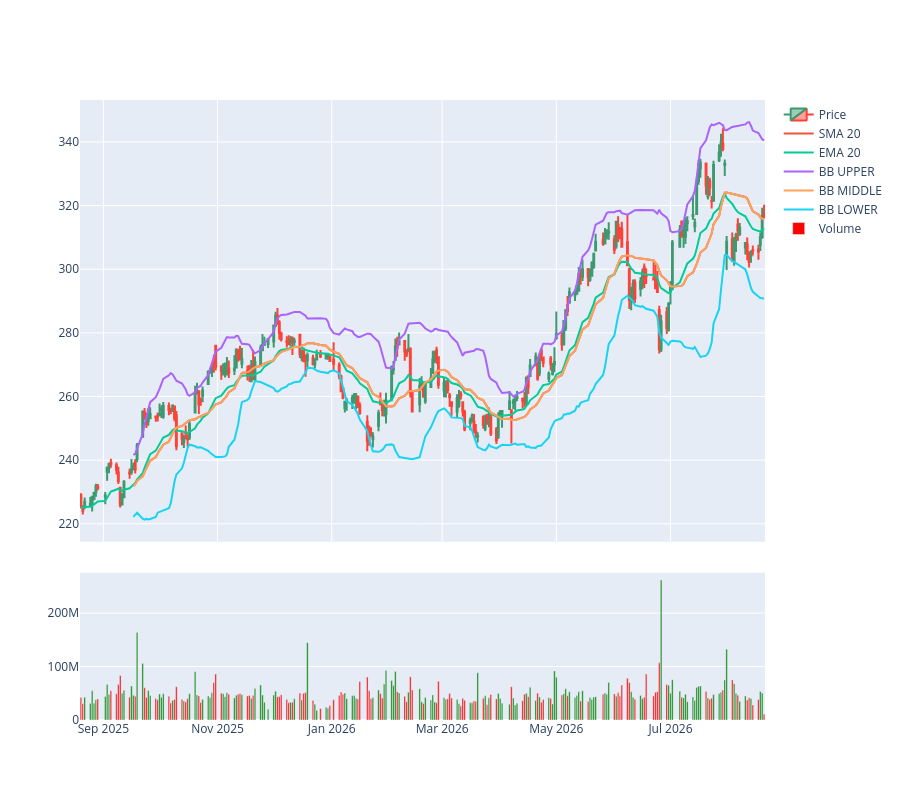

Notebook cell for this chart:
### Code cell
fig=make_subplots(rows=2,cols=1,shared_xaxes=True,vertical_spacing=0.05,row_heights=[0.75,0.25])
#candlestick
fig.add_trace(go.Candlestick(x=df.index,open=df["Open"],high=df["High"],low=df["Low"],close=df["Close"],name="Price"),row=1,col=1)
#sma
ma=calculations.calculate_moving_averages(df)
bb=calculations.calculate_bollinger_bands(df)
fig.add_trace(go.Scatter(x=ma.index,y=ma["SMA_20"],name="SMA 20",mode="lines"),row=1,col=1)
#ema
fig.add_trace(go.Scatter(x=ma.index,y=ma["EMA_20"],name="EMA 20",mode="lines"),row=1,col=1)
#bollinger bands
fig.add_trace(go.Scatter(x=bb.index,y=bb["UPPER_BAND"],name="BB UPPER",mode="lines"),row=1,col=1)
fig.add_trace(go.Scatter(x=bb.index,y=bb["MIDDLE_BAND"],name="BB MIDDLE",mode="lines"),row=1,col=1)
fig.add_trace(go.Scatter(x=bb.index,y=bb["LOWER_BAND"],name="BB LOWER",mode="lines"),row=1,col=1)

#volume
volume_colors=[]
for i in range(len(df)):
    if df["Close"].iloc[i]>df["Open"].iloc[i]:
        volume_colors.append("green")
    else:
        volume_colors.append("red")
fig.add_trace(go.Bar(x=df.index,y=df["Volume"],name="Volume",marker_color=volume_colors),row=2,col=1)
fig.update_layout(
    height=800,
    xaxis_rangeslider_visible=False,
    # plot_bgcolor="black"
)

### Figure 1 — Plotly figure (JSON) as saved in the notebook; plotly's stock layout.template omitted (floating-point values rounded to 4 significant figures; data arrays with more than 128 entries replaced by an {"elided": "..."} marker saying what was removed)
{"data": [{"close": {"elided": "252 float values"}, "high": {"elided": "252 float values"}, "low": {"elided": "252 float values"}, "name": "Price", "open": {"elided": "252 float values"}, "type": "candlestick", "x": {"elided": "252 str values"}, "xaxis": "x", "yaxis": "y"}, {"mode": "lines", "name": "SMA 20", "type": "scatter", "x": {"elided": "252 str values"}, "xaxis": "x", "y": {"elided": "252 float values"}, "yaxis": "y"}, {"mode": "lines", "name": "EMA 20", "type": "scatter", "x": {"elided": "252 str values"}, "xaxis": "x", "y": {"elided": "252 float values"}, "yaxis": "y"}, {"mode": "lines", "name": "BB UPPER", "type": "scatter", "x": {"elided": "252 str values"}, "xaxis": "x", "y": {"elided": "252 float values"}, "yaxis": "y"}, {"mode": "lines", "name": "BB MIDDLE", "type": "scatter", "x": {"elided": "252 str values"}, "xaxis": "x", "y": {"elided": "252 float values"}, "yaxis": "y"}, {"mode": "lines", "name": "BB LOWER", "type": "scatter", "x": {"elided": "252 str values"}, "xaxis": "x", "y": {"elided": "252 float values"}, "yaxis": "y"}, {"marker": {"color": {"elided": "252 str values"}}, "name": "Volume", "type": "bar", "x": {"elided": "252 str values"}, "xaxis": "x2", "y": {"elided": "252 int values"}, "yaxis": "y2"}], "layout": {"height": 800, "xaxis": {"anchor": "y", "domain": [0, 1], "matches": "x2", "rangeslider": {"visible": false}, "showticklabels": false}, "xaxis2": {"anchor": "y2", "domain": [0, 1]}, "yaxis": {"anchor": "x", "domain": [0.2875, 1.0]}, "yaxis2": {"anchor": "x2", "domain": [0, 0.2375]}}}
